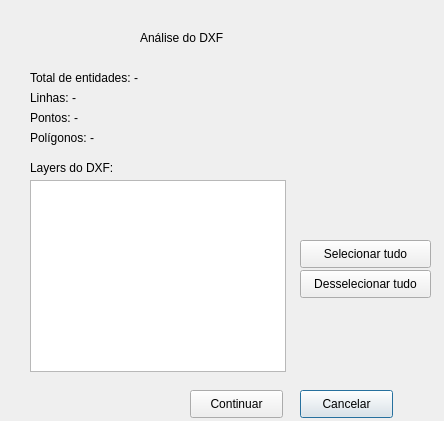
<?xml version="1.0" encoding="UTF-8"?>
<ui version="4.0">
 <class>Survee_analysis_dialog</class>
 <widget class="QDialog" name="Survee_analysis_dialog">
  <property name="geometry">
   <rect>
    <x>0</x>
    <y>0</y>
    <width>444</width>
    <height>421</height>
   </rect>
  </property>
  <property name="windowTitle">
   <string>Survee</string>
  </property>
  <widget class="QLabel" name="lblAnalysisTitle">
   <property name="geometry">
    <rect>
     <x>140</x>
     <y>30</y>
     <width>131</width>
     <height>16</height>
    </rect>
   </property>
   <property name="text">
    <string>Análise do DXF</string>
   </property>
  </widget>
  <widget class="QLabel" name="lblTotal">
   <property name="geometry">
    <rect>
     <x>30</x>
     <y>70</y>
     <width>131</width>
     <height>16</height>
    </rect>
   </property>
   <property name="text">
    <string>Total de entidades: -</string>
   </property>
  </widget>
  <widget class="QLabel" name="lblLines">
   <property name="geometry">
    <rect>
     <x>30</x>
     <y>90</y>
     <width>131</width>
     <height>16</height>
    </rect>
   </property>
   <property name="text">
    <string>Linhas: -</string>
   </property>
  </widget>
  <widget class="QLabel" name="lblPoints">
   <property name="geometry">
    <rect>
     <x>30</x>
     <y>110</y>
     <width>131</width>
     <height>16</height>
    </rect>
   </property>
   <property name="text">
    <string>Pontos: -</string>
   </property>
  </widget>
  <widget class="QLabel" name="lblPolygons">
   <property name="geometry">
    <rect>
     <x>30</x>
     <y>130</y>
     <width>131</width>
     <height>16</height>
    </rect>
   </property>
   <property name="text">
    <string>Polígonos: -</string>
   </property>
  </widget>
  <widget class="QPushButton" name="btnCancel">
   <property name="geometry">
    <rect>
     <x>300</x>
     <y>390</y>
     <width>93</width>
     <height>28</height>
    </rect>
   </property>
   <property name="text">
    <string>Cancelar</string>
   </property>
  </widget>
  <widget class="QLabel" name="lblLayersTitle">
   <property name="geometry">
    <rect>
     <x>30</x>
     <y>160</y>
     <width>101</width>
     <height>16</height>
    </rect>
   </property>
   <property name="text">
    <string>Layers do DXF:</string>
   </property>
  </widget>
  <widget class="QListWidget" name="lstLayers">
   <property name="geometry">
    <rect>
     <x>30</x>
     <y>180</y>
     <width>256</width>
     <height>192</height>
    </rect>
   </property>
  </widget>
  <widget class="QPushButton" name="btnContinue">
   <property name="geometry">
    <rect>
     <x>190</x>
     <y>390</y>
     <width>93</width>
     <height>28</height>
    </rect>
   </property>
   <property name="text">
    <string>Continuar</string>
   </property>
  </widget>
  <widget class="QPushButton" name="btnSelectAll">
   <property name="geometry">
    <rect>
     <x>300</x>
     <y>240</y>
     <width>131</width>
     <height>28</height>
    </rect>
   </property>
   <property name="text">
    <string>Selecionar tudo</string>
   </property>
  </widget>
  <widget class="QPushButton" name="btnDeselectAll">
   <property name="geometry">
    <rect>
     <x>300</x>
     <y>270</y>
     <width>131</width>
     <height>28</height>
    </rect>
   </property>
   <property name="text">
    <string>Desselecionar tudo</string>
   </property>
  </widget>
 </widget>
 <resources/>
 <connections/>
</ui>
